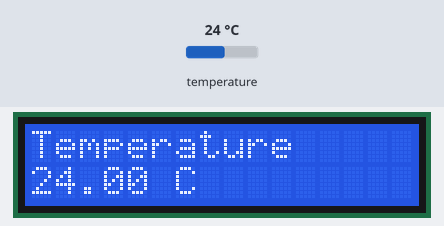
Bench run of a sketch on a simulated Arduino Uno, built with avr-gcc and run on an emulated ATmega328P. Parts: 16×2 character LCD. The inputs (shaded band) are chosen by the test bench; at power-on: temperature 24 °C. What the sketch prints to the serial monitor is not drawn.

Above: at 1.4 s.
1.5 s: temperature set to 12 °C
At 3.6 s:
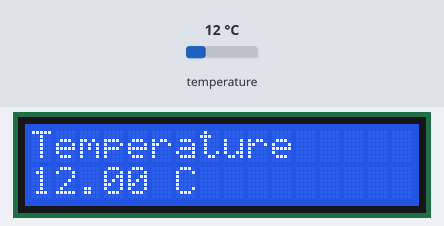
3.9 s: temperature set to 19 °C
At 5.6 s:
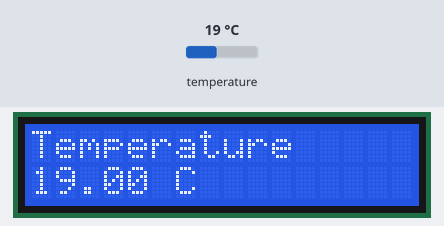
5.9 s: temperature set to 28 °C
At 7.8 s:
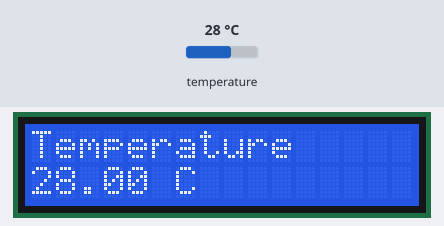
Timing chart, 0 to 9.3 s (numbered marks = the images above; inputs shaded):
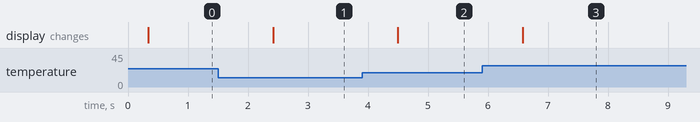

Measured:
- after the input at 1.5 s, the display: changes after 0.92 s (image 1)
- after the input at 3.9 s, the display: changes after 0.60 s (image 2)
- after the input at 5.9 s, the display: changes after 0.68 s (image 3)

The sketch:

teplomerPX.ino
```cpp
#include <Wire.h>
#include <LiquidCrystal_I2C.h>
#include <avr/wdt.h>
#include <OneWire.h>

LiquidCrystal_I2C lcd(0x27, 2, 1, 0, 4, 5, 6, 7, 3, POSITIVE);


int DS18S20_Pin = 2;
OneWire ds_Temp(DS18S20_Pin);

void setup()
{
  wdt_enable(WDTO_8S);

  Serial.begin(9600);

  lcd.begin(16, 2);              // initialize the lcd
  lcd.clear();
  lcd.noCursor();
  lcd.backlight();

  lcd.home ();                   // go home
  lcd.print("Temperature");
  //lcd.setCursor ( 0, 1 );        // go to the next line

  for (int i = 0; i < 10; i++) { //initialise ds18b20
    wdt_reset();
    get_ds_Temp();
  }

}

void loop()
{
  wdt_reset();

  lcd.setCursor (0, 1);        // go to the next line

  float dsTemp = get_ds_Temp();
  if (dsTemp == -1000) {
    //oops!
    lcd.print("Error reading!");
  }
  else {
    //RoomTemp = 10 * dsTemp;
    Serial.println(dsTemp);
    lcd.print(dsTemp);
    lcd.print(" C            ");
  }


  delay(1000);

}


float get_ds_Temp() {
  //returns the temperature from one DS18S20 in DEG Celsius

  byte data[12];
  byte addr[8];

  if ( !ds_Temp.search(addr)) {
    //no more sensors on chain, reset search
    ds_Temp.reset_search();
    Serial.println(F("no more sensors on chain, reset search!"));
    return -1000;
  }

  if ( OneWire::crc8( addr, 7) != addr[7]) {
    Serial.println(F("CRC is not valid!"));
    return -1000;
  }

  if ( addr[0] != 0x10 && addr[0] != 0x28) {
    Serial.print(F("Device is not recognized"));
    return -1000;
  }

  ds_Temp.reset();
  ds_Temp.select(addr);
  ds_Temp.write(0x44); // start conversion

  byte present = ds_Temp.reset();
  ds_Temp.select(addr);
  ds_Temp.write(0xBE); // Read Scratchpad


  for (int i = 0; i < 9; i++) { // we need 9 bytes
    data[i] = ds_Temp.read();
  }

  ds_Temp.reset_search();

  byte MSB = data[1];
  byte LSB = data[0];

  float tempRead = ((MSB << 8) | LSB); //using two's compliment
  float TemperatureSum = tempRead / 16;

  if (data[8] != OneWire::crc8(data, 8)) {
    Serial.print(F("ERROR: CRC didn't match\n"));
    return -1000;
  }

  return TemperatureSum;

}
```
